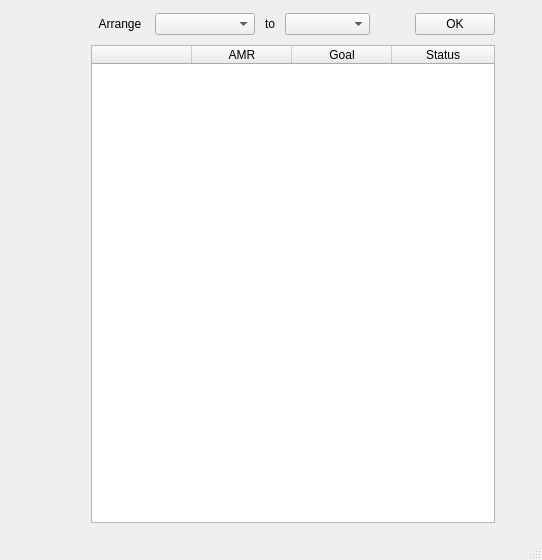
<?xml version="1.0" encoding="UTF-8"?>
<ui version="4.0">
 <class>MainWindow</class>
 <widget class="QMainWindow" name="MainWindow">
  <property name="geometry">
   <rect>
    <x>0</x>
    <y>0</y>
    <width>542</width>
    <height>560</height>
   </rect>
  </property>
  <property name="windowTitle">
   <string>Fleet Management</string>
  </property>
  <property name="autoFillBackground">
   <bool>false</bool>
  </property>
  <widget class="QWidget" name="centralwidget">
   <layout class="QGridLayout" name="gridLayout">
    <item row="1" column="5">
     <spacer name="horizontalSpacerR">
      <property name="orientation">
       <enum>Qt::Horizontal</enum>
      </property>
      <property name="sizeType">
       <enum>QSizePolicy::Preferred</enum>
      </property>
      <property name="sizeHint" stdset="0">
       <size>
        <width>40</width>
        <height>20</height>
       </size>
      </property>
     </spacer>
    </item>
    <item row="1" column="2">
     <widget class="QWidget" name="widgetConstraint" native="true">
      <property name="styleSheet">
       <string notr="true"/>
      </property>
      <widget class="QWidget" name="widgetMap" native="true">
       <property name="geometry">
        <rect>
         <x>10</x>
         <y>10</y>
         <width>10</width>
         <height>10</height>
        </rect>
       </property>
       <property name="autoFillBackground">
        <bool>false</bool>
       </property>
       <property name="styleSheet">
        <string notr="true"/>
       </property>
      </widget>
     </widget>
    </item>
    <item row="1" column="0">
     <spacer name="horizontalSpacerL">
      <property name="orientation">
       <enum>Qt::Horizontal</enum>
      </property>
      <property name="sizeType">
       <enum>QSizePolicy::Preferred</enum>
      </property>
      <property name="sizeHint" stdset="0">
       <size>
        <width>40</width>
        <height>20</height>
       </size>
      </property>
     </spacer>
    </item>
    <item row="1" column="4">
     <layout class="QVBoxLayout" name="verticalLayout">
      <item>
       <layout class="QHBoxLayout" name="horizontalLayoutTask">
        <item>
         <widget class="QLabel" name="labelTask1">
          <property name="minimumSize">
           <size>
            <width>58</width>
            <height>30</height>
           </size>
          </property>
          <property name="text">
           <string>Arrange</string>
          </property>
          <property name="alignment">
           <set>Qt::AlignCenter</set>
          </property>
         </widget>
        </item>
        <item>
         <widget class="QComboBox" name="comboBoxBot">
          <property name="minimumSize">
           <size>
            <width>100</width>
            <height>0</height>
           </size>
          </property>
         </widget>
        </item>
        <item>
         <widget class="QLabel" name="labelTask2">
          <property name="minimumSize">
           <size>
            <width>18</width>
            <height>0</height>
           </size>
          </property>
          <property name="text">
           <string>to</string>
          </property>
          <property name="alignment">
           <set>Qt::AlignCenter</set>
          </property>
         </widget>
        </item>
        <item>
         <widget class="QComboBox" name="comboBoxGoal">
          <property name="minimumSize">
           <size>
            <width>85</width>
            <height>0</height>
           </size>
          </property>
         </widget>
        </item>
        <item>
         <spacer name="horizontalSpacerTask">
          <property name="orientation">
           <enum>Qt::Horizontal</enum>
          </property>
          <property name="sizeType">
           <enum>QSizePolicy::Preferred</enum>
          </property>
          <property name="sizeHint" stdset="0">
           <size>
            <width>40</width>
            <height>20</height>
           </size>
          </property>
         </spacer>
        </item>
        <item>
         <widget class="QPushButton" name="pushButtonSendTask">
          <property name="minimumSize">
           <size>
            <width>70</width>
            <height>0</height>
           </size>
          </property>
          <property name="text">
           <string>OK</string>
          </property>
         </widget>
        </item>
       </layout>
      </item>
      <item>
       <widget class="QTableWidget" name="tableTask">
        <property name="minimumSize">
         <size>
          <width>402</width>
          <height>0</height>
         </size>
        </property>
        <property name="sizeAdjustPolicy">
         <enum>QAbstractScrollArea::AdjustIgnored</enum>
        </property>
        <property name="editTriggers">
         <set>QAbstractItemView::NoEditTriggers</set>
        </property>
        <property name="showDropIndicator" stdset="0">
         <bool>false</bool>
        </property>
        <property name="dragDropOverwriteMode">
         <bool>false</bool>
        </property>
        <property name="alternatingRowColors">
         <bool>true</bool>
        </property>
        <property name="selectionMode">
         <enum>QAbstractItemView::NoSelection</enum>
        </property>
        <property name="wordWrap">
         <bool>false</bool>
        </property>
        <attribute name="horizontalHeaderCascadingSectionResizes">
         <bool>true</bool>
        </attribute>
        <attribute name="horizontalHeaderMinimumSectionSize">
         <number>50</number>
        </attribute>
        <attribute name="horizontalHeaderHighlightSections">
         <bool>false</bool>
        </attribute>
        <attribute name="horizontalHeaderStretchLastSection">
         <bool>true</bool>
        </attribute>
        <attribute name="verticalHeaderVisible">
         <bool>false</bool>
        </attribute>
        <attribute name="verticalHeaderMinimumSectionSize">
         <number>22</number>
        </attribute>
        <attribute name="verticalHeaderHighlightSections">
         <bool>false</bool>
        </attribute>
        <column>
         <property name="text">
          <string/>
         </property>
        </column>
        <column>
         <property name="text">
          <string>AMR</string>
         </property>
        </column>
        <column>
         <property name="text">
          <string>Goal</string>
         </property>
        </column>
        <column>
         <property name="text">
          <string>Status</string>
         </property>
        </column>
       </widget>
      </item>
     </layout>
    </item>
    <item row="1" column="3">
     <spacer name="horizontalSpacer">
      <property name="orientation">
       <enum>Qt::Horizontal</enum>
      </property>
      <property name="sizeType">
       <enum>QSizePolicy::Preferred</enum>
      </property>
      <property name="sizeHint" stdset="0">
       <size>
        <width>40</width>
        <height>20</height>
       </size>
      </property>
     </spacer>
    </item>
   </layout>
  </widget>
  <widget class="QStatusBar" name="statusbar">
   <property name="font">
    <font>
     <pointsize>14</pointsize>
    </font>
   </property>
  </widget>
 </widget>
 <resources/>
 <connections/>
</ui>
